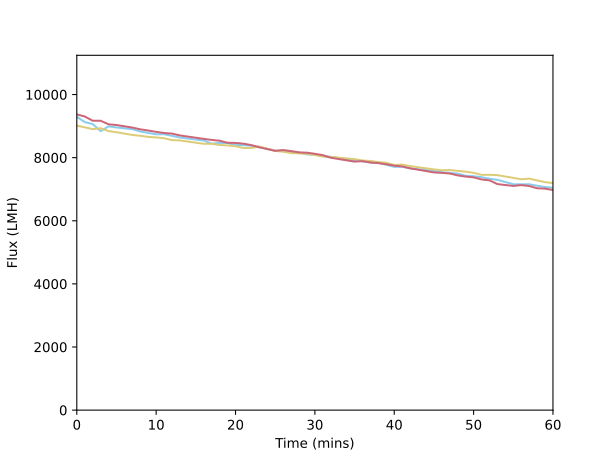

This figure's Python source:
import numpy as np
import matplotlib.pyplot as plt
import pandas as pd
from scipy import stats

plot_data = pd.read_csv('flux_decline_data.csv')

time = plot_data['Time (mins)'].to_numpy()
flux = [plot_data[f'Flux {i} (LMH)'].to_numpy() for i in range(3)]

lin_reg = [stats.linregress(time, flux[i]) for i in range(3)]

intercept = np.zeros(3)
slope = np.zeros(3)

for i in range(3):
    intercept[i] = lin_reg[i].intercept
    slope[i] = lin_reg[i].slope

fig = plt.figure()
first_line, = plt.plot(time, flux[0], c='#88ccee', label='Flux 0')
second_line, = plt.plot(time, flux[1], c='#ddcc77', label='Flux 1')
third_line, = plt.plot(time, flux[2], c='#cc6677', label='Flux 2')
plt.xlabel('Time (mins)')
plt.ylabel('Flux (LMH)')
plt.axis((0, max(time), 0, max([max(flux[0]), max(flux[1]), max(flux[2])])*1.2))
# plt.legend(loc='lower right')
plt.savefig('flux_decline.svg')
plt.savefig('flux_decline.pdf')
plt.savefig('flux_decline.jpg', dpi=300)

output_data = {
    'Gradient (LMH/min)': slope
}

df_outputs = pd.DataFrame(output_data)
df_outputs.to_csv("linear_flux_decline_rate.csv", index=False)
